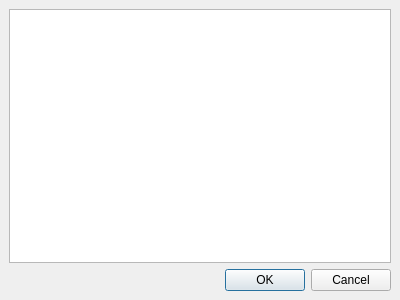
<ui version="4.0" >
 <class>dlgTextEditor</class>
 <widget class="QDialog" name="dlgTextEditor" >
  <property name="geometry" >
   <rect>
    <x>0</x>
    <y>0</y>
    <width>400</width>
    <height>300</height>
   </rect>
  </property>
  <property name="windowTitle" >
   <string>Edit text</string>
  </property>
  <property name="windowIcon" >
   <iconset resource="../../../pixmaps/pixmaps.qrc" >:/pixmaps/document-properties.png</iconset>
  </property>
  <layout class="QVBoxLayout" >
   <property name="margin" >
    <number>9</number>
   </property>
   <property name="spacing" >
    <number>6</number>
   </property>
   <item>
    <widget class="QTextEdit" name="textEdit" />
   </item>
   <item>
    <widget class="QDialogButtonBox" name="buttonBox" >
     <property name="orientation" >
      <enum>Qt::Horizontal</enum>
     </property>
     <property name="standardButtons" >
      <set>QDialogButtonBox::Cancel|QDialogButtonBox::NoButton|QDialogButtonBox::Ok</set>
     </property>
    </widget>
   </item>
  </layout>
 </widget>
 <resources>
  <include location="../../../pixmaps/pixmaps.qrc" />
 </resources>
 <connections>
  <connection>
   <sender>buttonBox</sender>
   <signal>accepted()</signal>
   <receiver>dlgTextEditor</receiver>
   <slot>accept()</slot>
   <hints>
    <hint type="sourcelabel" >
     <x>248</x>
     <y>254</y>
    </hint>
    <hint type="destinationlabel" >
     <x>157</x>
     <y>274</y>
    </hint>
   </hints>
  </connection>
  <connection>
   <sender>buttonBox</sender>
   <signal>rejected()</signal>
   <receiver>dlgTextEditor</receiver>
   <slot>reject()</slot>
   <hints>
    <hint type="sourcelabel" >
     <x>316</x>
     <y>260</y>
    </hint>
    <hint type="destinationlabel" >
     <x>286</x>
     <y>274</y>
    </hint>
   </hints>
  </connection>
 </connections>
</ui>
